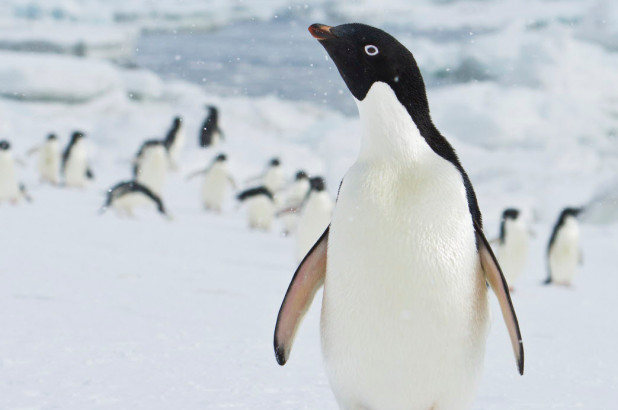
//> input picture assets/penguin.jpg, 618 x 410 px
$ ./main   (built with g++ and OpenCV 4)
//> lines starting //> are read from the running program, lines starting //| are printed output that depends on the picture; after the words box and inside, x2 and y2 are one past the last pixel; in counts of white or black regions, pixels touching at a corner belong together
#include <opencv2/core.hpp>
#include <opencv2/highgui.hpp>
#include <opencv2/imgproc.hpp>
#include <iostream>
#include <vector>

using std::cout; using std::cin; using std::endl; using std::vector;
using namespace cv;

void show_image_in_window(const char* window_name, const Mat& image)
{
    namedWindow(window_name, WINDOW_AUTOSIZE);
    imshow(window_name, image);
    waitKey(0);
    destroyWindow(window_name);
}

/* 1. This exercise will accustom you to the idea of many functions taking matrix
types. Create a two-dimensional matrix with three channels of type byte with
data size 100 × 100. Set all the values to 0.
a. Draw a circle in the matrix using void cv::circle(InputOutputArray img,
cv::point center, intradius, cv::Scalar color, int thickness=1,
int line_type=8, int shift=0).
b. Display this image using methods described in Chapter 2.
*/

// [10 lines left out: function _1, not called in this run]


/*
2. Create a two-dimensional matrix with three channels of type byte with data size
100 × 100, and set all the values to 0. Use the cv::Mat element access functions to
modify the pixels. Draw a green rectangle between (20, 5) and (40, 20).
*/
// [19 lines left out: function _2, not called in this run]

/*
3. Create a three-channel RGB image of size 100 × 100. Clear it. Use pointer arithmetic
to draw a green square between (20, 5) and (40, 20).
*/

/*
4. Practice using region of interest (ROI). Create a 210 × 210 single-channel byte
image and zero it. Within the image, build a pyramid of increasing values using
ROI and cv::Mat::setTo(). That is: the outer border should be 0, the next inner
border should be 20, the next inner border should be 40, and so on until the final
innermost square is set to value 200; all borders should be 10 pixels wide. Display
the image.
// note to self: height map of a pyramid, i guess.
*/

// [17 lines left out: function _4, not called in this run]

/*
5. Use multiple headers for one image. Load an image that is at least 100 × 100.
Create two additional headers that are ROIs where width = 20 and the height =
30. Their origins should be at (5, 10) and (50, 60), respectively. Pass these new
image subheaders to cv::bitwise_not(). Display the loaded image, which
should have two inverted rectangles within the larger image.
*/

// [22 lines left out: function _5, not called in this run]

/*
6. Create a mask using cv::compare(). Load a real image. Use cv::split() to split
the image into red, green, and blue images.
a. Find and display the green image.
b. Clone this green plane image twice (call these clone1 and mask).
c. Find the green plane’s minimum and maximum value.
d. Set clone1’s values to thresh = (unsigned char)((maximum - minimum)/
2.0).
e. Set mask to 0 and use cv::compare (green_image, clone1, mask,
cv::CMP_GE). Now mask will have a mask of where the value exceeds
thresh in the green image.
f. Finally, use cv::subtract (green_image,thresh/2, green_image,
mask) and display the results.
*/

void _6(char* filename)
{
//> called with filename = "../assets/penguin.jpg"
    const char* window_name = "ch5_6";
    Mat image = imread(filename, -1);
//> image is the input picture: 410 rows x 618 cols, CV_8UC3; mean B, G, R 208.3, 203.5, 197.7
    if (image.empty())
        return;

    vector<Mat> channels;
    split(image, channels);
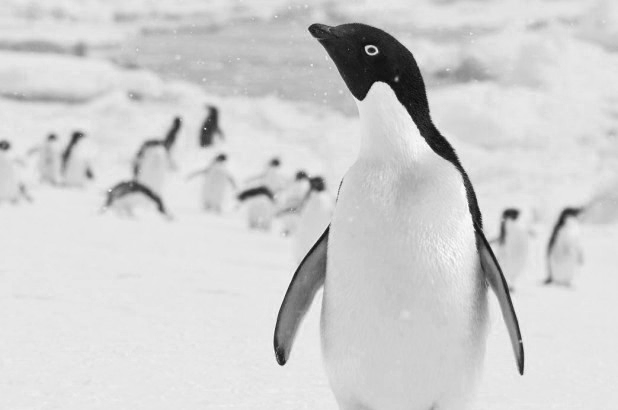
//> channels[0]: 410 rows x 618 cols, CV_8UC1; min 10, max 255, mean 208.3
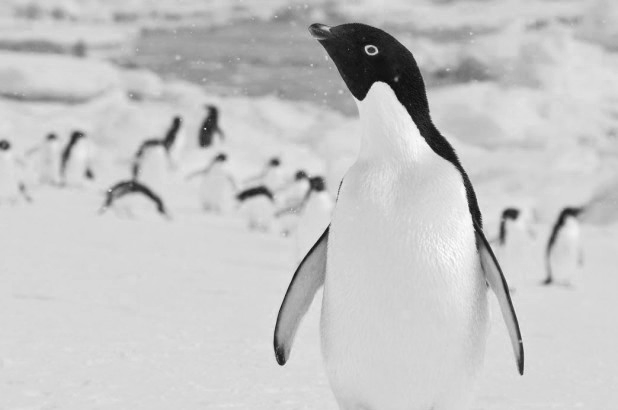
//> channels[2]: 410 rows x 618 cols, CV_8UC1; min 10, max 254, mean 197.7

    cout << channels.size() << " channels split" << endl;
//| 3 channels split

    show_image_in_window("Raw", image);

    double min;
    double max;

    minMaxLoc(channels[1], &min, &max, nullptr, nullptr);
//> min = 13; max = 254

    auto threshold = (unsigned char)((max - min) / 2.0);
//> threshold = 120

    cout << "threshold: " << (int)threshold << endl;
//| threshold: 120

    Mat clone1 = channels[1].clone();
    clone1.setTo(threshold);
//> clone1: 410 rows x 618 cols, CV_8UC1; every value is 120

//    show_image_in_window("G-mask", clone1);
    Mat mask = channels[1].clone();
    mask.setTo(0);
//> mask: 410 rows x 618 cols, CV_8UC1; every value is 0

    compare(channels[1], clone1, mask, CMP_GE);
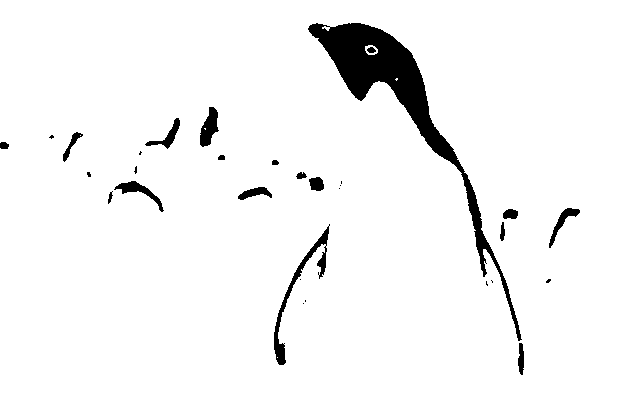
//> mask: 410 rows x 618 cols, CV_8UC1; 95.5% white; 31 black regions (13 under 20 px), largest, box (x1, y1, x2, y2) and area: (308, 23, 522, 341) 7793, (274, 224, 330, 365) 955, (200, 107, 219, 147) 446
    subtract(channels[1], threshold/2, channels[1], mask);
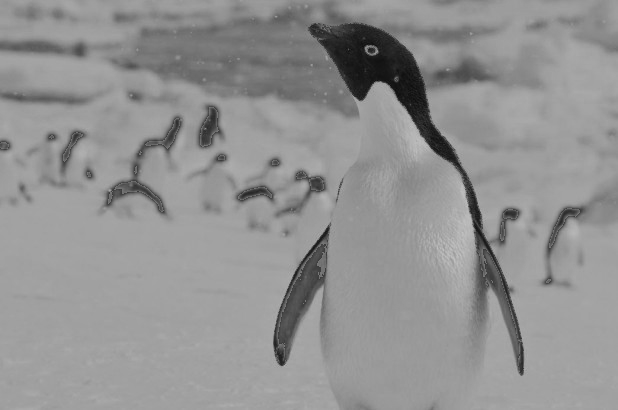
//> channels[1]: 410 rows x 618 cols, CV_8UC1; min 13, max 194, mean 146.2

    show_image_in_window("mask", mask);
    show_image_in_window("G-channel masked", channels[1]);
    show_image_in_window("Result full", image);
}


int main(int argc, char** argv)
{
//    _1();
//    _2();
//    _4();
    if (argc < 2)
    {
        char* filename = "../assets/penguin.jpg";
        //_5(filename);
        _6(filename);
    }
    else
    {
        //_5(argv[1]);
        _6(argv[1]);
    }
    return 0;
}
